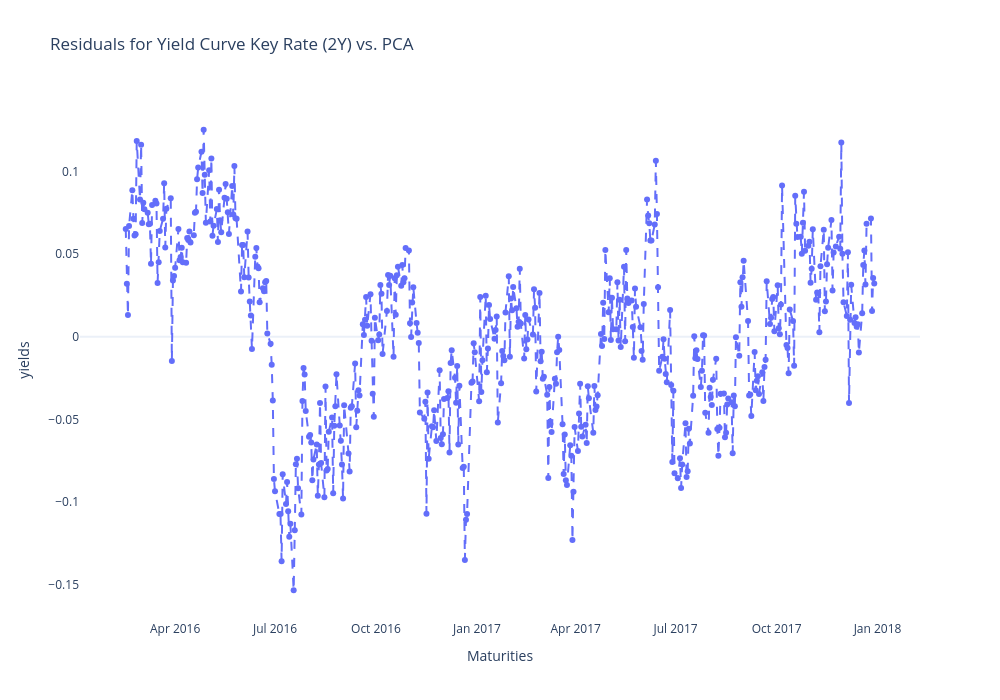

The notebook cell this image was saved under:
### Code cell
fig_res = go.Figure()

for mat in residuals_df.columns:
    if mat == '2-Year':
        fig_res.add_trace(
            go.Scatter(
                x=residuals_df.index,
                y=residuals_df[mat],
                mode='lines + markers',
                line={'dash':'dash'},
                name=mat,
            )
        )
        
        fig_res.update_layout(
            title='Residuals for Yield Curve Key Rate (2Y) vs. PCA',
            xaxis={'title': 'Maturities', 'showgrid': False},
            yaxis={'title': 'yields', 'showgrid': False},
            template='plotly_white',
            width=1000,
            height=700,
        )

fig_res.show()

### Figure 1 — Plotly figure (JSON) as saved in the notebook; plotly's stock layout.template omitted (floating-point values rounded to 4 significant figures; data arrays with more than 128 entries replaced by an {"elided": "..."} marker saying what was removed)
{"data": [{"line": {"dash": "dash"}, "mode": "lines+markers", "name": "2-Year", "x": {"elided": "471 str values"}, "y": {"elided": "471 float values"}, "type": "scatter"}], "layout": {"xaxis": {"title": {"text": "Maturities"}, "showgrid": false}, "yaxis": {"title": {"text": "yields"}, "showgrid": false}, "title": {"text": "Residuals for Yield Curve Key Rate (2Y) vs. PCA"}, "width": 1000, "height": 700}}
